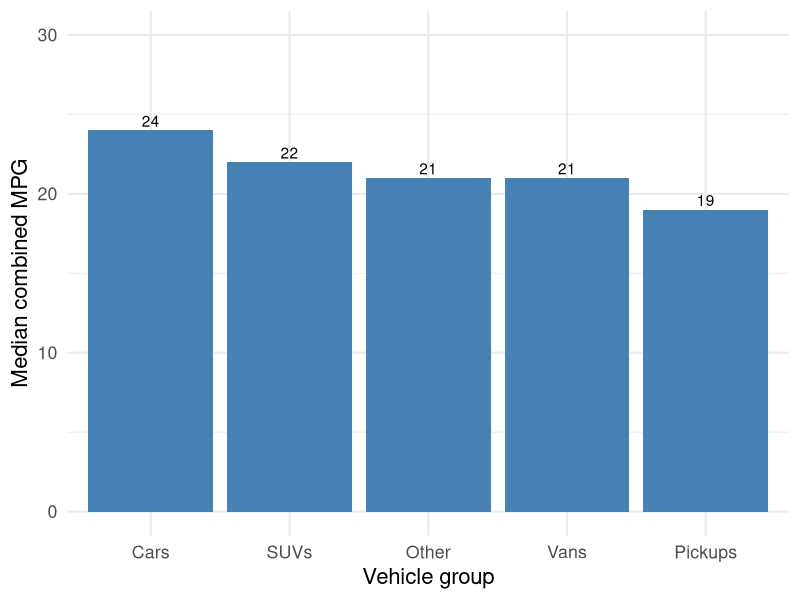

Source code (R):
## ---- chunk 1
#| fig-height: 2.8
#| fig-width: 10
#| out-width: "85%"
library(tidyverse)
vehicles <- read_csv("../dashboard_q10/fuel_economy.csv", show_col_types = FALSE)
vehicles %>% group_by(vehicle_group) %>%
  summarise(median_mpg = median(combined_mpg), .groups = "drop") %>%
  ggplot(aes(reorder(vehicle_group, -median_mpg), median_mpg)) +
  geom_col(fill = "steelblue") +
  geom_text(aes(label = median_mpg), vjust = -.3) +
  scale_y_continuous(limits = c(0, 30)) +
  labs(x = "Vehicle group", y = "Median combined MPG") +
  theme_minimal(base_size = 16)
